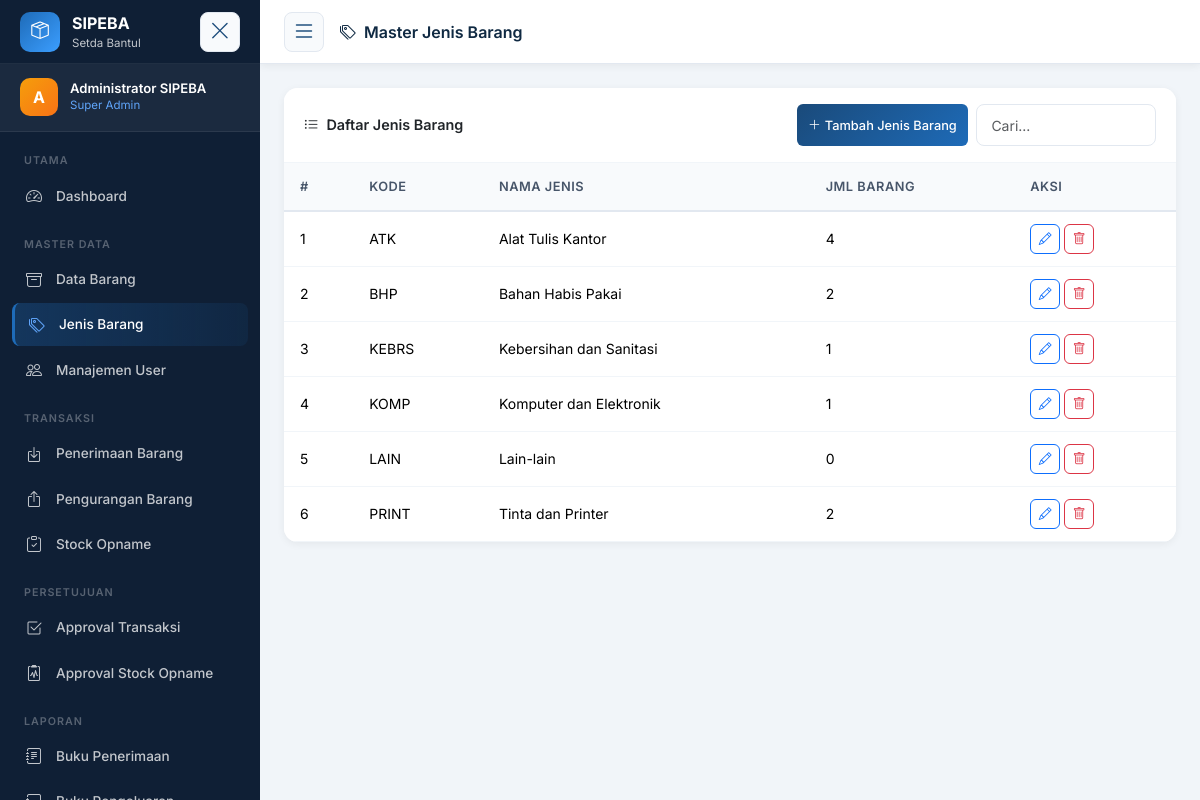
The page /master_data/jenis_barang/index.php (signed in) on the database its author committed.
### tables this page shows
CREATE TABLE `jenis_barang` (
  `id` INT UNSIGNED AUTO_INCREMENT PRIMARY KEY,
  `kode_jenis` VARCHAR(10) NOT NULL UNIQUE,
  `nama_jenis` VARCHAR(100) NOT NULL,
  `kategori` ENUM('ASET TETAP','ASET LANCAR') NOT NULL DEFAULT 'ASET LANCAR',
  `created_at` TIMESTAMP DEFAULT CURRENT_TIMESTAMP
);

### master_data/jenis_barang/index.php (the view, shortened to what this page needs)
<?php
require_once __DIR__ . '/../../config/bootstrap.php';
$editItem = null;
$list = $conn->query("SELECT j.*, (SELECT COUNT(*) FROM barang b WHERE b.id_jenis_barang=j.id) as jml_barang FROM jenis_barang j ORDER BY j.kode_jenis");
include BASE_PATH . '/includes/header.php';
include BASE_PATH . '/includes/sidebar.php';
?>
<div class="main-content">
  <div class="topbar">
    <button class="sidebar-toggle-btn me-3" id="mainSidebarToggle"><i class="bi bi-list fs-4"></i></button>
    <div class="topbar-title"><i class="bi bi-tags me-2"></i>Master Jenis Barang</div>
  </div>
  <div class="page-content">
    <div class="row g-3">
      <div class="<?= $editItem ? 'col-lg-6' : 'col-lg-12' ?>" id="listPanel">
        <div class="card">
          <div class="card-header d-flex align-items-center justify-content-between">
            <span><i class="bi bi-list-ul me-2"></i>Daftar Jenis Barang</span>
            <div class="d-flex gap-2">
              <button type="button" class="btn btn-primary btn-sm" id="btnTambahJenis" style="display: <?= $editItem ? 'none' : 'block' ?>">
                <i class="bi bi-plus-lg me-1"></i>Tambah Jenis Barang
              </button>
              <input type="text" class="form-control form-control-sm" style="width:180px" data-table-search="jenisTable" placeholder="Cari...">
            </div>
          </div>
          <div class="table-wrapper">
            <table class="table" id="jenisTable">
              <thead>
                <tr>
                  <th>#</th>
                  <th>Kode</th>
                  <th>Nama Jenis</th>
                  <th>Jml Barang</th>
                  <th>Aksi</th>
                </tr>
              </thead>
              <tbody>
                <?php $no = 1;
                while ($j = $list->fetch_assoc()): ?>
                  <tr>
                    <td><?= $no++ ?></td>
                    <td><span><?= htmlspecialchars($j['kode_jenis']) ?></span></td>
                    <td><?= htmlspecialchars($j['nama_jenis']) ?></td>
                    <td><span><?= $j['jml_barang'] ?></span></td>
                    <td>
                      <a href="?action=edit&id=<?= $j['id'] ?>" class="btn btn-sm btn-outline-primary btn-icon"><i class="bi bi-pencil"></i></a>
                      <form method="POST" class="d-inline">
                        <button type="submit" class="btn btn-sm btn-outline-danger btn-icon" data-confirm="Hapus jenis barang ini?"><i class="bi bi-trash"></i></button>
                      </form>
                    </td>
                  </tr>
                <?php endwhile; ?>
              </tbody>
            </table>
          </div>
        </div>
      </div>
    </div>
  </div>
</div>
<?php include BASE_PATH . '/includes/footer.php'; ?>

### assets/css/style.css (style rules this page uses)
:root { --primary: #1a4a7a; --primary-dark: #0f2942; --primary-light: #1e6bb8; --accent: #f59e0b; --sidebar-width: 260px; --sidebar-collapsed-width: 70px; --sidebar-bg: #0f1f35; --sidebar-text: rgba(255, 255, 255, 0.75); --sidebar-hover: rgba(255, 255, 255, 0.1); --sidebar-active-bg: linear-gradient( 90deg, rgba(30, 107, 184, 0.3), rgba(30, 107, 184, 0.1) ); --sidebar-active-border: #1e6bb8; --topbar-height: 64px; --card-radius: 14px; --transition: all 0.2s ease; --shadow-sm: 0 2px 8px rgba(0, 0, 0, 0.06); --shadow-md: 0 4px 20px rgba(0, 0, 0, 0.1); --shadow-lg: 0 10px 40px rgba(0, 0, 0, 0.15); }
* { box-sizing: border-box; margin: 0; padding: 0; }
body { font-family: "Inter", sans-serif; background: #f1f5f9; color: #1e293b; font-size: 0.9rem; }
.main-content { margin-left: var(--sidebar-width); flex: 1; display: flex; flex-direction: column; min-height: 100vh; transition: margin-left 0.3s ease; }
.topbar { height: var(--topbar-height); background: white; border-bottom: 1px solid #e2e8f0; display: flex; align-items: center; padding: 0 1.5rem; position: sticky; top: 0; z-index: 100; box-shadow: var(--shadow-sm); }
.topbar-title { font-weight: 600; font-size: 1rem; color: var(--primary-dark); flex: 1; }
.page-content { padding: 1.5rem; flex: 1; }
.card { border: none; border-radius: var(--card-radius); box-shadow: var(--shadow-sm); background: white; }
.card-header { background: white; border-bottom: 1px solid #f1f5f9; border-radius: var(--card-radius) var(--card-radius) 0 0 !important; padding: 1rem 1.25rem; font-weight: 600; font-size: 0.9rem; }
.table-wrapper { overflow-x: auto; border-radius: 0 0 var(--card-radius) var(--card-radius); }
.table { margin-bottom: 0; font-size: 0.875rem; }
.table thead th { background: #f8fafc; border-bottom: 2px solid #e2e8f0; color: #475569; font-weight: 600; font-size: 0.8rem; text-transform: uppercase; letter-spacing: 0.5px; padding: 0.85rem 1rem; white-space: nowrap; }
.table tbody td { padding: 0.75rem 1rem; vertical-align: middle; border-color: #f1f5f9; }
.form-control, .form-select { border: 1.5px solid #e2e8f0; border-radius: 8px; padding: 0.6rem 0.9rem; font-size: 0.875rem; transition: border-color 0.2s, box-shadow 0.2s; }
.btn { border-radius: 8px; font-weight: 500; font-size: 0.875rem; padding: 0.5rem 1rem; }
.btn-primary { background: linear-gradient(135deg, var(--primary), var(--primary-light)); border: none; }
.btn-sm { padding: 0.3rem 0.7rem; font-size: 0.8rem; border-radius: 6px; }
.btn-icon { width: 30px; height: 30px; padding: 0; display: inline-flex; align-items: center; justify-content: center; border-radius: 6px; }
.sidebar-toggle-btn { background: #f8fafc; border: 1.5px solid #e2e8f0; color: var(--primary); font-size: 1.25rem; padding: 0.5rem; border-radius: 8px; cursor: pointer; transition: all 0.3s ease; display: flex !important; align-items: center; justify-content: center; width: 40px; height: 40px; flex-shrink: 0; position: relative; z-index: 10; }
.sidebar-toggle-btn i { transition: transform 0.3s ease; font-size: 1.3rem; line-height: 1; }

### rows shown on the page
jenis_barang: kode_jenis "ATK", nama_jenis "Alat Tulis Kantor", jml_barang "4"
jenis_barang: kode_jenis "BHP", nama_jenis "Bahan Habis Pakai", jml_barang "2"
jenis_barang: kode_jenis "KEBRS", nama_jenis "Kebersihan dan Sanitasi", jml_barang "1"
jenis_barang: kode_jenis "KOMP", nama_jenis "Komputer dan Elektronik", jml_barang "1"
jenis_barang: kode_jenis "LAIN", nama_jenis "Lain-lain", jml_barang "0"
jenis_barang: kode_jenis "PRINT", nama_jenis "Tinta dan Printer", jml_barang "2"

### other values the page prints
substr($user['nama'] ?? 'U', 0, 1) "A"
$user['nama'] "Administrator SIPEBA"
$roleLabel[$role] "Super Admin"
